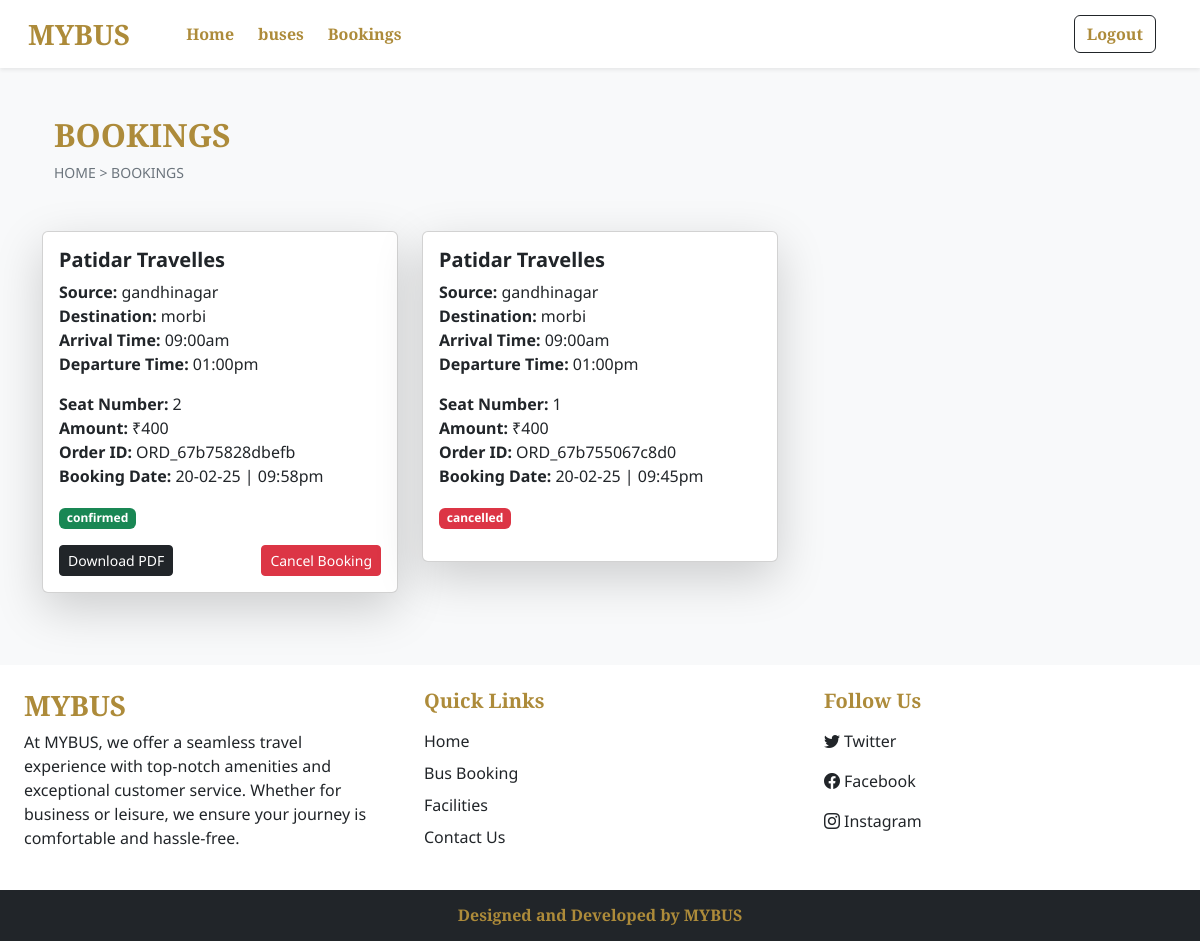
The app's page /bookings.php (signed in) with its own data.
### tables this page shows
CREATE TABLE `booking` (
  `booking_id` int(11) NOT NULL,
  `user_id` int(11) NOT NULL,
  `payment_id` int(11) DEFAULT NULL,
  `bus_id` int(11) NOT NULL,
  `user_name` varchar(100) NOT NULL,
  `phonenum` varchar(100) NOT NULL,
  `email` varchar(100) NOT NULL,
  `source` varchar(100) NOT NULL,
  `destination` varchar(100) NOT NULL,
  `travel_date` varchar(100) NOT NULL,
  `seat_number` varchar(100) NOT NULL,
  `status` varchar(100) NOT NULL DEFAULT 'pending'
);

CREATE TABLE `buses` (
  `id` int(11) NOT NULL,
  `bus_name` varchar(150) NOT NULL,
  `price` int(11) NOT NULL,
  `capacity` int(11) NOT NULL,
  `source` varchar(100) NOT NULL,
  `destination` varchar(100) NOT NULL,
  `arrivaltime` varchar(100) NOT NULL,
  `departuretime` varchar(100) NOT NULL
);

CREATE TABLE `payment` (
  `payment_id` int(11) NOT NULL,
  `booking_id` int(11) DEFAULT NULL,
  `order_id` varchar(150) NOT NULL,
  `trans_amt` int(11) NOT NULL,
  `trans_status` varchar(100) NOT NULL DEFAULT 'pending',
  `datentime` datetime NOT NULL DEFAULT current_timestamp()
);

### admin/inc/db_config.php (called while the page is built, shortened)
<?php
if (!function_exists('select')) {
    function select($sql, $values, $datatypes)
    {
        $con = $GLOBALS['con'];
        if ($stmt = mysqli_prepare($con, $sql)) {
            if (count($values) > 0 && $datatypes) {
                mysqli_stmt_bind_param($stmt, $datatypes, ...$values);
            }
            if (mysqli_stmt_execute($stmt)) {
                $res = mysqli_stmt_get_result($stmt);
                return $res;
            } else {
                $error = mysqli_stmt_error($stmt);
                mysqli_stmt_close($stmt);
                die('Query cannot be executed - Select. Error: ' . $error);
            }
        } else {
            $error = mysqli_error($con);
            die('Query cannot be prepared - Select. Error: ' . $error);
        }
    }
}
?>

### bookings.php (the view, shortened to what this page needs)
<!DOCTYPE html>
<html lang="en">
<head>
    <?php require('inc/links.php') ?>
</head>
<body class="bg-light">
    <?php
    require('inc/header.php');
    ?>
    <div class="container">
        <div class="row">
            <div class="col-12 my-5 px-4">
                <h2 class="fw-bold h-font">BOOKINGS</h2>
                <div style="font-size:14px;">
                    <a href="index.php" class="text-secondary text-decoration-none">HOME</a>
                    <span class="text-secondary"> > </span>
                    <a href="#" class="text-secondary text-decoration-none">BOOKINGS</a>
                </div>
            </div>
            <?php
            $query = "SELECT p.*, bd.*, b.*
                FROM `payment` p
                INNER JOIN `booking` bd ON p.payment_id = bd.payment_id
                INNER JOIN `buses` b ON bd.bus_id = b.id
                WHERE (bd.status IN ('confirmed', 'pending', 'failed', 'cancelled'))
                AND (bd.user_id = ?)
                ORDER BY bd.booking_id DESC";
            $result = select($query, [$_SESSION['id']], 'i');
            while ($data = mysqli_fetch_assoc($result)) {
                $departuretime = date(" h:ia", strtotime($data['departuretime']));
                $arrivaltime = date(" h:ia", strtotime($data['arrivaltime']));
                $date = date("d-m-y | h:ia", strtotime($data['datentime']));
                $status_bg = "";
                $btn = "";
                $cancelbtn = "";
                if ($data['status'] == 'confirmed') {
                    $status_bg = "bg-success";
                    $btn = "<a href='generate_pdf.php?gen_pdf&id=$data[booking_id]' class='btn btn-dark btn-sm shadow-none'>Download PDF</a>";
                    $cancelbtn = "<button class='btn btn-danger btn-sm shadow-none cancel-booking' data-payment-id='$data[payment_id]'>Cancel Booking</button>";
                } else if ($data['status'] == 'pending') {
                    $status_bg = "bg-warning";
                } else if ($data['status'] == 'cancelled') {
                    $status_bg = "bg-danger";
                } else {
                    $status_bg = "bg-info";
                }
                echo <<<bookings
                <div class="col-md-4 mb-4">
                    <div class="card shadow-lg rounded bg-white" style="max-width: 100%;" data-payment-id="{$data['payment_id']}">
                        <div class="card-body">
                            <h5 class="card-title fw-bold">{$data['bus_name']}</h5>
                            <p class="card-text">
                                <b>Source: </b>{$data['source']}  <br>
                                <b>Destination:</b> {$data['destination']} <br>
                                <b>Arrival Time: </b>$arrivaltime <br>
                                <b>Departure Time: </b> $departuretime <br>
                            </p>
                            <p class="card-text">
                                <b>Seat Number: </b> {$data['seat_number']} <br>
                                <b>Amount: </b> ₹{$data['trans_amt']} <br>
                                <b>Order ID: </b> {$data['order_id']} <br>
                                <b>Booking Date: </b> $date
                            </p>
                            <p>
                                <span class="badge $status_bg">{$data['status']}</span>
                            </p>
                            <div class="d-flex justify-content-between">
                                $btn
                                $cancelbtn
                            </div>
                        </div>
                    </div>
                </div>
                bookings;
            }
            ?>
        </div>
    </div>
    <?php require('inc/footer.php'); ?>
</body>
</html>

### inc/links.php (shortened to what this page needs)
<link href="https://cdn.jsdelivr.net/npm/bootstrap@5.3.3/dist/css/bootstrap.min.css" rel="stylesheet"
>
<link rel="stylesheet" href="https://cdn.jsdelivr.net/npm/bootstrap-icons@1.11.3/font/bootstrap-icons.min.css">
<link rel="stylesheet" href="css/common.css">
<link rel='stylesheet' href='https://cdn.jsdelivr.net/npm/swiper@11/swiper-bundle.min.css' />
<?php
require_once('admin/inc/db_config.php');
?>

### inc/header.php (shortened to what this page needs)
<nav class="navbar navbar-expand-lg navbar-light bg-white px-lg-3 py-lg-2 shadow-sm sticky-top">
    <div class="container-fluid">
        <a class="navbar-brand me-5 fw-bold fs-3 h-font chover" href="index.php">MYBUS</a>
        <div class="collapse navbar-collapse" id="navbarSupportedContent">
            <ul class="navbar-nav me-auto mb-2 mb-lg-0 fw-bold fs-lg-5">
                <li class="nav-item">
                    <a class="nav-link h-font me-2 chover" href="index.php">Home</a>
                </li>
                <li class="nav-item">
                    <a class="nav-link h-font me-2 chover" href="bus.php">buses</a>
                </li>
                <li class="nav-item">
                    <a class="nav-link h-font me-2 chover" href="bookings.php">Bookings</a>
                </li>
            </ul>
            <?php
            if (isset($_SESSION['login']) && $_SESSION['login'] == true) {
                echo <<<data
                    <form method="POST" action="logout.php">
                        <button type="submit" class="btn btn-outline-dark shadow-none me-lg-3 me-2 h-font">Logout</button>
                    </form>
                data;
            }
            ?>
        </div>
    </div>
</nav>

### inc/footer.php (shortened to what this page needs)
<div class="container-fluid bg-white mt-5">
    <div class="row">
        <div class="col-lg-4 p-4">
            <h3 class="h-font fw-bold fs-3 mb-2">MYBUS</h3>
            <p>
                At MYBUS, we offer a seamless travel experience with top-notch amenities and exceptional customer service. Whether for business or leisure, we ensure your journey is comfortable and hassle-free.
            </p>
        </div>
        <div class="col-lg-4 p-4">
            <h5 class="mb-3 h-font">Quick Links</h5>
            <a href="#" class="d-inline-block mb-2 text-dark text-decoration-none">Home</a><br>
            <a href="bus.php" class="d-inline-block mb-2 text-dark text-decoration-none">Bus Booking</a><br>
            <a href="#facilities" class="d-inline-block mb-2 text-dark text-decoration-none">Facilities</a><br>
            <a href="#contactus" class="d-inline-block mb-2 text-dark text-decoration-none">Contact Us</a><br>
        </div>
        <div class="col-lg-4 p-4">
            <h5 class="mb-3 h-font">Follow Us</h5>
            <a href="#" class="d-inline-block mb-3 text-dark text-decoration-none"><i class="bi bi-twitter me-1"></i>Twitter</a><br>
            <a href="#" class="d-inline-block mb-3 text-dark text-decoration-none"><i class="bi bi-facebook me-1"></i>Facebook</a><br>
            <a href="#" class="d-inline-block mb-3 text-dark text-decoration-none"><i class="bi bi-instagram me-1"></i>Instagram</a><br>
        </div>
    </div>
</div>
<h6 class="text-center bg-dark p-3 m-0 h-font">Designed and Developed by MYBUS</h6>

### css/common.css (style rules this page uses)
:root { --gold: #AD8B3A; --gold_hover: #ffb300; }
* { font-family: "Noto Sans", serif; margin: 0; padding: 0; }
.h-font { font-family: "Cinzel", serif; color: var(--gold); font-weight: bold; }

### records on screen
booking: bus.bus_name "Patidar Travelles", bus.source "gandhinagar", bus.destination "morbi", bus.arrivaltime "09:00am", bus.departuretime "01:00pm", seat_number "2", payment.trans_amt "400", payment.order_id "ORD_67b75828dbefb", payment.datentime "20-02-25 | 09:58pm", status "confirmed"
booking: bus.bus_name "Patidar Travelles", bus.source "gandhinagar", bus.destination "morbi", bus.arrivaltime "09:00am", bus.departuretime "01:00pm", seat_number "1", payment.trans_amt "400", payment.order_id "ORD_67b755067c8d0", payment.datentime "20-02-25 | 09:45pm", status "cancelled"
